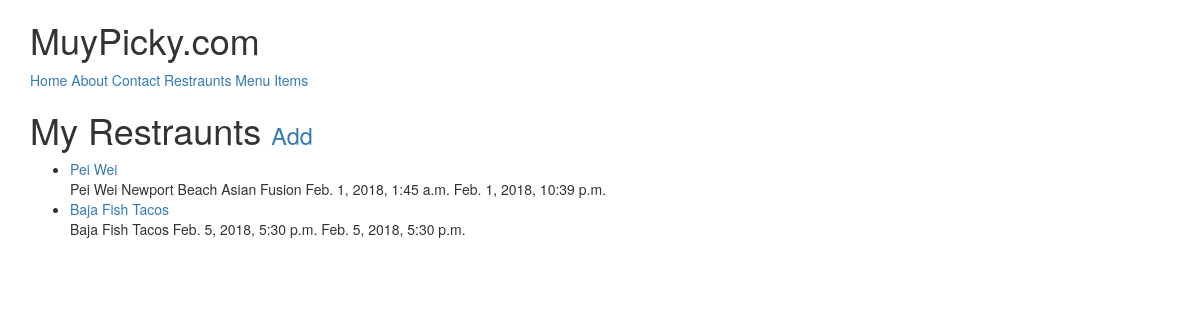
Page /restraunts/ (signed in) on the committed database.
### restraunts/models.py (models this page shows, shortened)
class RestrauntLocation(models.Model):
	owner               = models.ForeignKey(User)
	name 				= models.CharField(max_length=120)
	location 			= models.CharField(max_length=120, null=True, blank=True)
	category            = models.CharField(max_length=120, null=True, blank=True, validators=[validate_category])
	timestamp           = models.DateTimeField(auto_now_add=True)
	updated             = models.DateTimeField(auto_now=True)
	slug         		= models.SlugField(null=True, blank=True)
	objects = RestrauntLocationManager()
	def __str__(self):
		return self.name
	def get_absolute_url(self):
		return reverse('restraunts:detail', kwargs={'slug': self.slug})

### restraunts/views.py (the view)
# urls.py: url(r'$', RestrauntListView.as_view(), name='list'),
class RestrauntListView(LoginRequiredMixin, ListView):
	def get_queryset(self):
		return	RestrauntLocation.objects.filter(owner=self.request.user)

### restraunts/models.py (called while the page is built)
	def get_queryset(self):
		return RestrauntLocationMangerQuerySet(self.model, using=self._db)

### restraunts/templates/restraunts/restrauntlocation_list.html (shortened to what this page needs)
{% extends "base.html" %}
{% block content %}
<h1>My Restraunts <small><a href='{% url "restraunts:create" %}'>Add</a></small></h1>
<ul>
{% for obj in object_list %}
	<li><a href='{{ obj.get_absolute_url }}'>{{ obj }}</a><br/>
	{{ obj.name }} {{ obj.location }} {{ obj.category }} {{ obj.timestamp }} {{ obj.updated }}</li>
{% empty %}
	<li><a href='{% url "restraunts:create" %}'>Add One</a></li>
{% endfor %}
</ul>
{% endblock %}

### rows in the picture
RestrauntLocation: name "Pei Wei", location "Newport Beach", category "Asian Fusion", timestamp "Feb. 1, 2018, 1:45 a.m.", updated "Feb. 1, 2018, 10:39 p.m."
RestrauntLocation: name "Baja Fish Tacos", timestamp "Feb. 5, 2018, 5:30 p.m.", updated "Feb. 5, 2018, 5:30 p.m."
